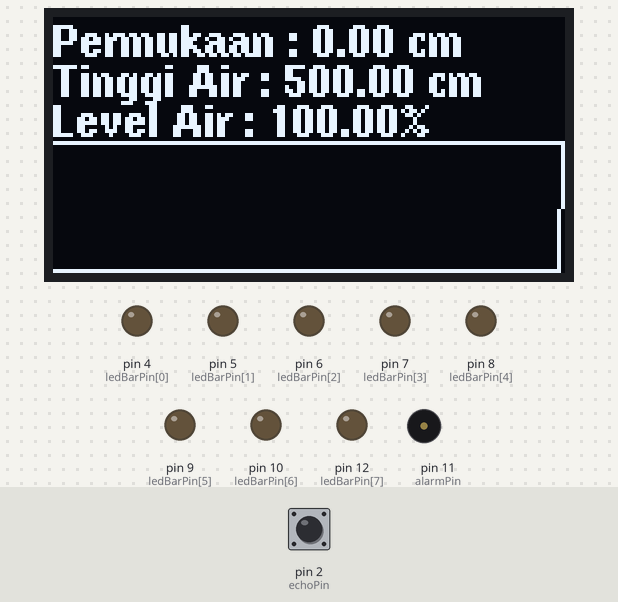
This sketch was run on a simulated Arduino Uno, built with avr-gcc and run on an emulated ATmega328P. On the bench: 128×64 one-colour display, output pins drawn as LEDs (lit = HIGH), buzzer (waves = sounding). The test bench sets the inputs (shaded band); at power-on: pin 2 (echoPin) LOW. Pins used as bus, display or sensor lines are not drawn.

Above: at 2.5 s.
2.6 s: pin 2 (echoPin) pulsed HIGH 2 times (0.12 s each, 0.3 s apart)
At 4.4 s:
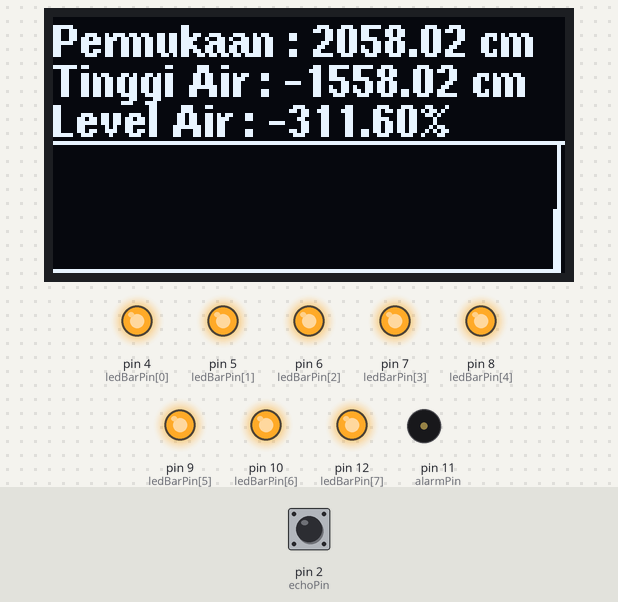
At 6.7 s:
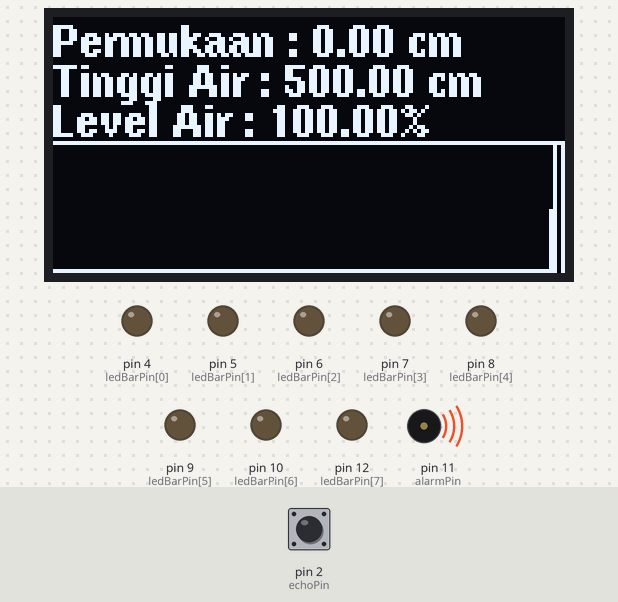
Timing chart, 0 to 8.2 s (numbered marks = the images above; inputs shaded):
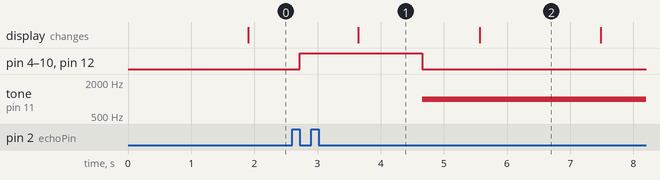

The sketch:

waterl.ino
```cpp
#include <Wire.h>
#include <U8g2lib.h>

U8G2_SSD1306_128X64_NONAME_1_HW_I2C u8g2(U8G2_R0, /* reset=*/U8X8_PIN_NONE);

const int trigPin = 3;                         // Pin trigger ultrasonik terhubung ke pin digital 3
const int echoPin = 2;                         // Pin echo ultrasonik terhubung ke pin digital 2
int ledBarPin[8] = {4, 5, 6, 7, 8, 9, 10, 12}; // Pin LED bar terhubung ke pin digital 4 hingga 11
const int alarmPin = 11;                       // Pin untuk alarm
float hsensor, hair, levelair;                 // Untuk Melihat Data
const int numPoints = 128;                     // Jumlah titik pada grafik
int hairValues[numPoints];                     // Array untuk menyimpan nilai hair
int currentIndex = 0;                          // Indeks saat ini pada array

void setup()
{
  u8g2.begin();

  pinMode(trigPin, OUTPUT);
  pinMode(echoPin, INPUT);
  for (int i = 0; i < 8; i++)
  {
    pinMode(ledBarPin[i], OUTPUT);
  }
  pinMode(alarmPin, OUTPUT);
}

void loop()
{
  // Mengirim sinyal ultrasonik
  digitalWrite(trigPin, LOW);
  delayMicroseconds(2);
  digitalWrite(trigPin, HIGH);
  delayMicroseconds(10);

  static unsigned long lastAlarmTime = 0;
  unsigned long currentTime = millis();

  float duration = pulseIn(echoPin, HIGH);
  // Menghitung jarak berdasarkan durasi
  float distance = (duration / 2) * 0.0343; // Nilai 0.0343 adalah konstanta untuk mengkonversi durasi menjadi jarak dalam satuan cm

  hsensor = distance;
  hair = 500 - hsensor;

  // Menghitung level air dalam persentase
  levelair = (hair / 500) * 100;
  // Menghitung persentase kecerahan berdasarkan jarak
  float brightness = map(hsensor, 0, 400, 255, 0);

  // Menentukan jumlah LED yang akan menyala berdasarkan nilai kecerahan
  float numLEDsToLight = map(hsensor, -40, 400, 0, 8);
  numLEDsToLight = constrain(numLEDsToLight, 0, 8); // Pastikan nilai berada dalam rentang 0-8

  // Mematikan semua LED
  for (int i = 0; i < 8; i++)
  {
    digitalWrite(ledBarPin[i], LOW);
  }

  // Menyalakan LED sesuai dengan nilai kecerahan
  for (int i = 0; i < numLEDsToLight; i++)
  {
    digitalWrite(ledBarPin[i], HIGH);
  }

  // Aktifkan alarm dan bunyikan buzzer jika jarak kurang dari atau sama dengan 50 cm (sesuaikan dengan kebutuhan)
  if (levelair >= 75)
  {
    // Cek apakah sudah 3 detik sejak alarm terakhir diaktifkan
    if (currentTime - lastAlarmTime >= 1000)
    {
      digitalWrite(alarmPin, LOW); // Aktifkan alarm
      tone(alarmPin, 1000);         // Bunyikan buzzer pada frekuensi 1000 Hz (sesuaikan dengan kebutuhan)
      lastAlarmTime = currentTime;  // Perbarui waktu terakhir alarm diaktifkan
    }
    else {
      digitalWrite(alarmPin, HIGH); // Aktifkan alarm
      noTone(alarmPin);
    }
  }
  else
  {
    digitalWrite(alarmPin, HIGH); // Matikan alarm
    noTone(alarmPin);             // Matikan bunyi buzzer
  }

  for (int i = 0; i < numPoints - 1; i++)
  {
    hairValues[i] = hairValues[i + 1];
  }
  // Masukkan nilai hair terbaru ke dalam array
  hairValues[numPoints - 1] = hair;

  // Gambar line chart
  u8g2.firstPage();
  do
  {
    drawLineChart();
  } while (u8g2.nextPage());

  delay(10);
}

void drawLineChart()
{
  // ... (rest of the drawLineChart function remains unchanged)
  // Tentukan tinggi maksimum chart
  int maxChartHeight = 32;

  // Tampilkan tulisan di atas chart
  u8g2.setFont(u8g2_font_helvB08_tr); // Ukuran font 8
  u8g2.setCursor(0, 10);
  u8g2.print("Permukaan : ");
  u8g2.print(hsensor);
  u8g2.print(" cm");
  u8g2.setCursor(0, 20);
  u8g2.print("Tinggi Air : ");
  u8g2.print(hair);
  u8g2.print(" cm");
  u8g2.setCursor(0, 30);
  u8g2.print("Level Air : ");
  u8g2.print(levelair);
  u8g2.print("%");

  // Gambar sumbu X dan Y
  u8g2.drawLine(0, 63 - maxChartHeight, 127, 63 - maxChartHeight); // sumbu X

// Gambar line chart dengan nilai potensiometer
  for (int i = 1; i < numPoints; i++)
  {
    int x1 = map(i - 1, 0, numPoints - 1, 0, 127);
    int y1 = map(hairValues[i - 1], 0, 500, 0, maxChartHeight);
    int x2 = map(i, 0, numPoints - 1, 0, 127);
    int y2 = map(hairValues[i], 0, 500, 0, maxChartHeight);
    u8g2.drawLine(x1, 63 - y1, x2, 63 - y2);
  }
}
```

Measured:
- after the input at 2.6 s, pin 4 (ledBarPin[0]), pin 5 (ledBarPin[1]), pin 6 (ledBarPin[2]), pin 7 (ledBarPin[3]), pin 8 (ledBarPin[4]), pin 9 (ledBarPin[5]), pin 10 (ledBarPin[6]), pin 12 (ledBarPin[7]): LOW → HIGH after 0.12 s, → LOW 1.9 s later; tone on pin 11 (alarmPin): silent → 1000 Hz after 2.1 s instead of 0.31 s
- what the display in image 1 shows lasts 2.0 s, from 3.6 s to 5.6 s
